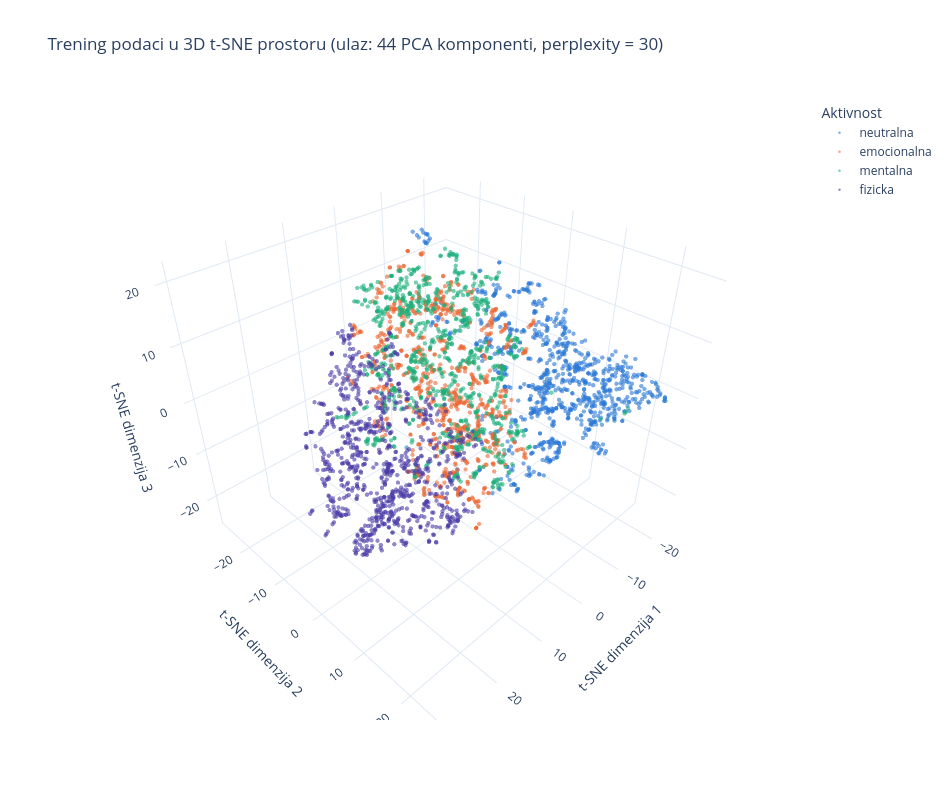

Notebook code for this chart:
### Markdown cell above
Slican zakljucak kao i u prethodnom slucaju, ali uz primetno manji sum i manje podataka koji odskacu, odnosno pri vise perplexity (15, 30, 50), iako u oba slucaja
se primecuje slican obrazac razdvajanja, u ovom slucaju je razdvajanje uocljivije. Oba t-SNE (sa svim atributima i PCA komponente) imaju razdvajanje koje nije bas
linearno (ni kad se posmatra podela na neutralnu, fizicku i mentalno-emocionalnu aktivnost), gde se mogu dobro razdvojiti ili jednom krivom ili sa dve prave.

### Code cell
# Isti ulaz kao u prethodnoj celiji (PCA komponente sa bar 90% varijanse), ali t-SNE sada trazi raspored u
# tri dimenzije. Treca dimenzija daje algoritmu vise mesta da rasporedi susede, pa grupe koje se u 2D
# preklapaju mogu da se razdvoje po dubini.
import plotly.graph_objects as go

TSNE_PERPLEXITY = 30

tsne_3d = TSNE(n_components=3, perplexity=TSNE_PERPLEXITY, init="pca", learning_rate="auto",
               random_state=RANDOM_STATE)
X_train_PCA_tsne_3d = tsne_3d.fit_transform(X_train_pca_90)

print("Ulaz u t-SNE: ", X_train_pca_90.shape)
print("Dimenzije posle t-SNE: ", X_train_PCA_tsne_3d.shape)
print(f"Perplexity: {TSNE_PERPLEXITY}")
print(f"Broj iteracija: {tsne_3d.n_iter_}")
print(f"KL divergencija posle optimizacije: {tsne_3d.kl_divergence_:.4f}")

# Grafik je interaktivan, jer se kod staticne 3D slike dubina tesko cita, a ovde se bas gleda kako su grupe
# rasporedjene jedna u odnosu na drugu. Klasa se gasi klikom na legendu. Centroidi se ne crtaju, iz istog
# razloga kao i na 2D t-SNE grafiku: prosek koordinata u t-SNE prostoru ne odgovara nicemu u prostoru atributa.
figure = go.Figure()

for activity, mask in class_masks.items():
    points = X_train_PCA_tsne_3d[mask]
    figure.add_trace(go.Scatter3d(
        x=points[:, 0], y=points[:, 1], z=points[:, 2],
        mode="markers",
        name=ACTIVITY_NAMES[activity],
        marker=dict(size=2.5, color=ACTIVITY_PLOT_COLORS[activity], opacity=0.6),
        hovertemplate="dim1 %{x:.2f}<br>dim2 %{y:.2f}<br>dim3 %{z:.2f}<extra>"
                      + ACTIVITY_NAMES[activity] + "</extra>",
    ))

# aspectmode="data" cuva stvarne odnose raspona po osama, pa rotacija ne moze da stvori lazan utisak o
# razdvojenosti klasa. Ose i ovde nemaju znacenje kao PCA komponente, cita se samo koje tacke stoje zajedno.
figure.update_layout(
    title=f"Trening podaci u 3D t-SNE prostoru (ulaz: {X_train_pca_90.shape[1]} PCA komponenti, "
          f"perplexity = {TSNE_PERPLEXITY})",
    scene=dict(
        xaxis_title="t-SNE dimenzija 1",
        yaxis_title="t-SNE dimenzija 2",
        zaxis_title="t-SNE dimenzija 3",
        aspectmode="data",
    ),
    legend_title="Aktivnost",
    template="plotly_white",
    width=950,
    height=800,
)
figure.show()

### Figure 1 — Plotly figure (JSON) as saved in the notebook; plotly's stock layout.template omitted (floating-point values rounded to 4 significant figures; data arrays with more than 128 entries replaced by an {"elided": "..."} marker saying what was removed)
{"data": [{"hovertemplate": "dim1 %{x:.2f}<br>dim2 %{y:.2f}<br>dim3 %{z:.2f}<extra>neutralna</extra>", "marker": {"color": "#2a78d6", "opacity": 0.6, "size": 2.5}, "mode": "markers", "name": "neutralna", "type": "scatter3d", "x": {"elided": "896 float values"}, "y": {"elided": "896 float values"}, "z": {"elided": "896 float values"}}, {"hovertemplate": "dim1 %{x:.2f}<br>dim2 %{y:.2f}<br>dim3 %{z:.2f}<extra>emocionalna</extra>", "marker": {"color": "#eb6834", "opacity": 0.6, "size": 2.5}, "mode": "markers", "name": "emocionalna", "type": "scatter3d", "x": {"elided": "896 float values"}, "y": {"elided": "896 float values"}, "z": {"elided": "896 float values"}}, {"hovertemplate": "dim1 %{x:.2f}<br>dim2 %{y:.2f}<br>dim3 %{z:.2f}<extra>mentalna</extra>", "marker": {"color": "#1baf7a", "opacity": 0.6, "size": 2.5}, "mode": "markers", "name": "mentalna", "type": "scatter3d", "x": {"elided": "896 float values"}, "y": {"elided": "896 float values"}, "z": {"elided": "896 float values"}}, {"hovertemplate": "dim1 %{x:.2f}<br>dim2 %{y:.2f}<br>dim3 %{z:.2f}<extra>fizicka</extra>", "marker": {"color": "#4a3aa7", "opacity": 0.6, "size": 2.5}, "mode": "markers", "name": "fizicka", "type": "scatter3d", "x": {"elided": "896 float values"}, "y": {"elided": "896 float values"}, "z": {"elided": "896 float values"}}], "layout": {"height": 800, "legend": {"title": {"text": "Aktivnost"}}, "scene": {"aspectmode": "data", "xaxis": {"title": {"text": "t-SNE dimenzija 1"}}, "yaxis": {"title": {"text": "t-SNE dimenzija 2"}}, "zaxis": {"title": {"text": "t-SNE dimenzija 3"}}}, "title": {"text": "Trening podaci u 3D t-SNE prostoru (ulaz: 44 PCA komponenti, perplexity = 30)"}, "width": 950}}
